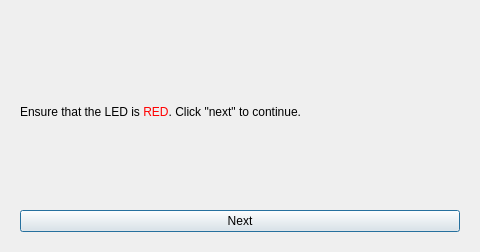
<?xml version="1.0" encoding="UTF-8"?>
<ui version="4.0">
 <class>Dialog_led</class>
 <widget class="QDialog" name="Dialog_led">
  <property name="geometry">
   <rect>
    <x>0</x>
    <y>0</y>
    <width>480</width>
    <height>252</height>
   </rect>
  </property>
  <property name="windowTitle">
   <string>Dialog</string>
  </property>
  <layout class="QVBoxLayout" name="verticalLayout">
   <item>
    <widget class="QStackedWidget" name="stackedWidget">
     <property name="currentIndex">
      <number>0</number>
     </property>
     <widget class="QWidget" name="page">
      <layout class="QVBoxLayout" name="verticalLayout_2">
       <item>
        <widget class="QLabel" name="label">
         <property name="text">
          <string>&lt;html&gt;&lt;head/&gt;&lt;body&gt;&lt;p&gt;Ensure that the LED is &lt;span style=&quot; color:#ff0000;&quot;&gt;RED&lt;/span&gt;. Click &amp;quot;next&amp;quot; to continue. &lt;/p&gt;&lt;/body&gt;&lt;/html&gt;</string>
         </property>
         <property name="wordWrap">
          <bool>true</bool>
         </property>
        </widget>
       </item>
       <item>
        <widget class="QPushButton" name="pushButton_next1">
         <property name="text">
          <string>Next</string>
         </property>
        </widget>
       </item>
      </layout>
     </widget>
     <widget class="QWidget" name="page_2">
      <layout class="QVBoxLayout" name="verticalLayout_3">
       <item>
        <widget class="QLabel" name="label_2">
         <property name="text">
          <string>&lt;html&gt;&lt;head/&gt;&lt;body&gt;&lt;p&gt;Ensure that the LED is &lt;span style=&quot; color:#00ff00;&quot;&gt;GREEN&lt;/span&gt;. Click &amp;quot;next&amp;quot; to continue. &lt;/p&gt;&lt;/body&gt;&lt;/html&gt;</string>
         </property>
         <property name="wordWrap">
          <bool>true</bool>
         </property>
        </widget>
       </item>
       <item>
        <widget class="QPushButton" name="pushButton_next2">
         <property name="text">
          <string>Next</string>
         </property>
        </widget>
       </item>
      </layout>
     </widget>
     <widget class="QWidget" name="page_3">
      <layout class="QVBoxLayout" name="verticalLayout_4">
       <item>
        <widget class="QLabel" name="label_3">
         <property name="text">
          <string>&lt;html&gt;&lt;head/&gt;&lt;body&gt;&lt;p&gt;Ensure that the LED is &lt;span style=&quot; color:#0000ff;&quot;&gt;BLUE&lt;/span&gt;. Click &amp;quot;Finish&amp;quot; to complete the test. &lt;/p&gt;&lt;/body&gt;&lt;/html&gt;</string>
         </property>
         <property name="wordWrap">
          <bool>true</bool>
         </property>
        </widget>
       </item>
       <item>
        <widget class="QPushButton" name="pushButton_next3">
         <property name="text">
          <string>Finish</string>
         </property>
        </widget>
       </item>
      </layout>
     </widget>
    </widget>
   </item>
  </layout>
 </widget>
 <resources/>
 <connections/>
</ui>
